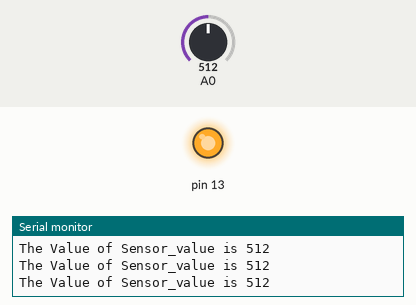
The sketch below on a simulated Arduino Uno, built with avr-gcc and run on an emulated ATmega328P. Shown: output pins drawn as LEDs (lit = HIGH), the last lines printed to the serial monitor. The test bench sets the inputs (shaded band); at power-on: A0 = 512.

Above: at 1.2 s.
1.3 s: A0 set to 14
4.3 s: A0 set to 11
At 5.7 s:
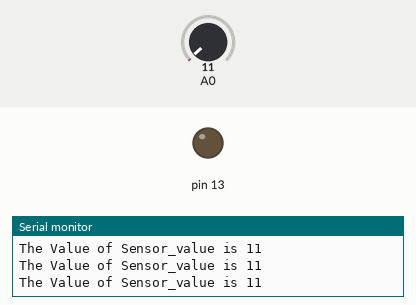
Timing chart, 0 to 7.3 s (numbered marks = the images above; inputs shaded):
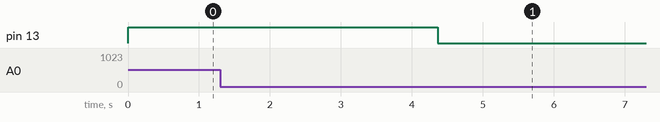

The sketch:

Control_LED_based_on_object_detection.ino
```cpp
void setup() {
  // put your setup code here, to run once:
  Serial.begin(9600);
  pinMode(13, OUTPUT);
}

void loop() {
  // put your main code here, to run repeatedly:
  int Sensor_value = analogRead(A0);
  Serial.println("The Value of Sensor_value is " + String(Sensor_value));
  if (Sensor_value > 12){
    digitalWrite(13, HIGH);
  } else {
    digitalWrite(13, LOW);
  }
}
```

Measured:
- the behaviour switches between 13 and 12 on A0 (found by bisection; images 0 and 1)
- after the input at 4.3 s, pin 13: HIGH → LOW after 0.07 s
